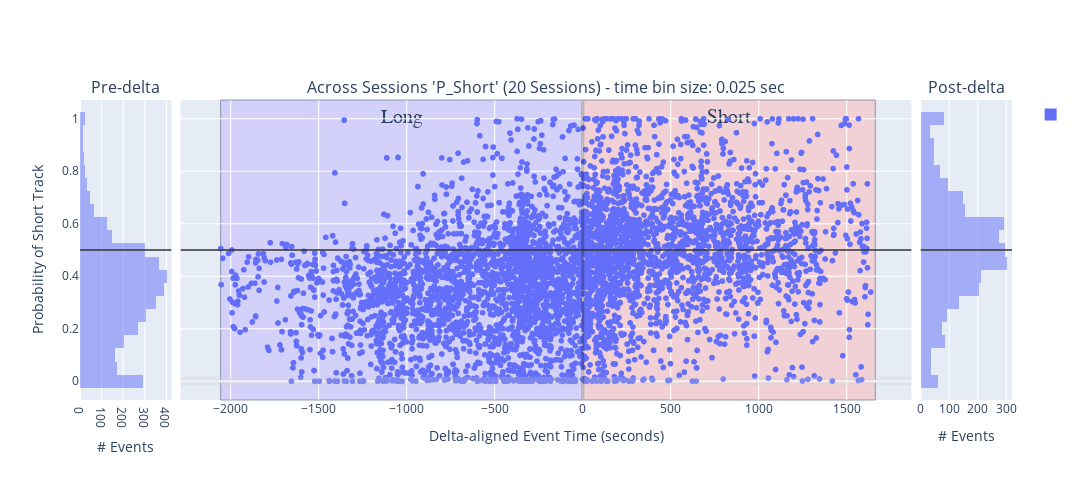

This figure's notebook cell:
### Code cell
histogram_bins = 25
num_sessions = 1

# concatenated_ripple_df = deepcopy(filtered_all_sessions_wcorr_ripple_df)
concatenated_ripple_df = deepcopy(filtered_all_sessions_simple_pearson_ripple_df) # ['P_LR', 'P_RL', 'P_Long', 'P_Short', 'ripple_idx', 'ripple_start_t', 'P_Long_LR', 'P_Long_RL', 'P_Short_LR', 'P_Short_RL', 'most_likely_decoder_index', 'start', 'stop', 'label', 'duration', 'long_LR_pf_peak_x_pearsonr', 'long_RL_pf_peak_x_pearsonr', 'short_LR_pf_peak_x_pearsonr', 'short_RL_pf_peak_x_pearsonr', 'best_decoder_index', 'session_name', 'time_bin_size', 'delta_aligned_start_t', 'is_user_annotated_epoch', 'is_valid_epoch', 'custom_replay_name', 'epoch_idx', 'long_best_pf_peak_x_pearsonr', 'short_best_pf_peak_x_pearsonr', 'wcorr_long_LR', 'wcorr_long_RL', 'wcorr_short_LR', 'wcorr_short_RL', 'long_best_wcorr', 'short_best_wcorr', 'wcorr_abs_diff', 'pearsonr_abs_diff']

print(f'concatenated_ripple_df.columns: {list(concatenated_ripple_df.columns)}')
# variable_name = 'P_Long'
variable_name = 'P_Short' # Shows expected effect - short-only replay prior to delta and then split replays post-delta
# variable_name = 'short_best_wcorr'
# variable_name = 'long_best_pf_peak_x_pearsonr'
# variable_name = 'long_best_jump'
# variable_name = 'wcorr_abs_diff'
# variable_name = 'short_best_wcorr'
# variable_name = 'wcorr_long_LR'
# variable_name = 'pearsonr_abs_diff'
# variable_name = 'direction_change_bin_ratio_diff'
# variable_name = 'longest_sequence_length_ratio_diff'
# variable_name = 'long_best_longest_sequence_length_ratio'
# variable_name = 'long_best_congruent_dir_bins_ratio'
# variable_name = 'congruent_dir_bins_ratio_diff'
# variable_name = 'total_congruent_direction_change_diff'
# variable_name = 'long_best_congruent_dir_bins_ratio'
# variable_name = 'long_best_direction_change_bin_ratio'
# variable_name = 'long_best_congruent_dir_bins_ratio'
# 'color':'is_user_annotated_epoch'
# 'color': 'is_user_annotated_epoch', 

y_baseline_level: float = 0.5 # for P(short), etc
# y_baseline_level: float = 0.0 # for wcorr, etc

# px_scatter_kwargs = {'x': 'delta_aligned_start_t', 'y': variable_name, 'color':"is_user_annotated_epoch", 'title': f"'{variable_name}'"} # , 'color': 'time_bin_size', 'range_y': [-1.0, 1.0], 'labels': {'session_name': 'Session', 'time_bin_size': 'tbin_size', 'is_user_annotated_epoch':'user_sel'}
px_scatter_kwargs = {'x': 'delta_aligned_start_t', 'y': variable_name, 'title': f"'{variable_name}'"} # , 'color': 'time_bin_size', 'range_y': [-1.0, 1.0], 'labels': {'session_name': 'Session', 'time_bin_size': 'tbin_size', 'is_user_annotated_epoch':'user_sel'}
# px_scatter_kwargs.pop('color')

# hist_kwargs = dict(color="time_bin_size")
hist_kwargs = dict(color="is_user_annotated_epoch") # , histnorm='probability density'
hist_kwargs.pop('color')
new_fig_ripples, new_fig_ripples_context = plotly_pre_post_delta_scatter(data_results_df=concatenated_ripple_df, out_scatter_fig=None, histogram_bins=histogram_bins,
                        px_scatter_kwargs=px_scatter_kwargs, histogram_variable_name=variable_name, hist_kwargs=hist_kwargs, forced_range_y=None,
                        time_delta_tuple=(earliest_delta_aligned_t_start, 0.0, latest_delta_aligned_t_end), legend_title_text=None, is_dark_mode=is_dark_mode)

new_fig_ripples = new_fig_ripples.update_layout(fig_size_kwargs)

_extras_output_dict = {}
if is_dark_mode:
    _extras_output_dict["y_mid_line"] = new_fig_ripples.add_hline(y=y_baseline_level, line=dict(color="rgba(0.8,0.8,0.8,.75)", width=2), row='all', col='all')
else:
    _extras_output_dict["y_mid_line"] = new_fig_ripples.add_hline(y=y_baseline_level, line=dict(color="rgba(0.2,0.2,0.2,.75)", width=2), row='all', col='all')


# fig_to_clipboard(new_fig_ripples, **fig_size_kwargs)
new_fig_ripples_context = new_fig_ripples_context.adding_context_if_missing(num_sessions=num_sessions, plot_type='scatter+hist', comparison='pre-post-delta', variable_name=variable_name)
# figure_out_paths = save_plotly(a_fig=new_fig_ripples, a_fig_context=new_fig_ripples_context)
new_fig_ripples

### Figure 1 — Plotly figure (JSON) as saved in the notebook; plotly's stock layout.template omitted (floating-point values rounded to 4 significant figures; data arrays with more than 128 entries replaced by an {"elided": "..."} marker saying what was removed)
{"data": [{"alignmentgroup": "True", "bingroup": "y", "hovertemplate": "count=%{x}<br>P_Short=%{y}<extra></extra>", "legendgroup": "", "marker": {"color": "#636efa", "opacity": 0.5, "pattern": {"shape": ""}}, "name": "", "nbinsy": 25, "offsetgroup": "", "orientation": "h", "showlegend": true, "type": "histogram", "xaxis": "x", "y": {"elided": "3730 float values"}, "yaxis": "y"}, {"hovertemplate": "delta_aligned_start_t=%{x}<br>P_Short=%{y}<extra></extra>", "legendgroup": "", "marker": {"color": "#636efa", "symbol": "circle"}, "mode": "markers", "name": "", "showlegend": false, "type": "scattergl", "x": {"elided": "6511 float values"}, "xaxis": "x2", "y": {"elided": "6511 float values"}, "yaxis": "y2"}, {"alignmentgroup": "True", "bingroup": "y", "hovertemplate": "count=%{x}<br>P_Short=%{y}<extra></extra>", "legendgroup": "", "marker": {"color": "#636efa", "opacity": 0.5, "pattern": {"shape": ""}}, "name": "", "nbinsy": 25, "offsetgroup": "", "orientation": "h", "showlegend": false, "type": "histogram", "xaxis": "x3", "y": {"elided": "2781 float values"}, "yaxis": "y3"}], "layout": {"annotations": [{"font": {"size": 16}, "showarrow": false, "text": "Pre-delta", "x": 0.049, "xanchor": "center", "xref": "paper", "y": 1, "yanchor": "bottom", "yref": "paper"}, {"font": {"size": 16}, "showarrow": false, "text": "Across Sessions 'P_Short' (20 Sessions) - time bin size: 0.025 sec", "x": 0.5, "xanchor": "center", "xref": "paper", "y": 1, "yanchor": "bottom", "yref": "paper"}, {"font": {"size": 16}, "showarrow": false, "text": "Post-delta", "x": 0.951, "xanchor": "center", "xref": "paper", "y": 1, "yanchor": "bottom", "yref": "paper"}], "barmode": "overlay", "height": 480, "shapes": [{"line": {"color": "rgba(0.8,0.8,0.8,.25)", "width": 9}, "type": "line", "x0": 0, "x1": 1, "xref": "x2 domain", "y0": 0, "y1": 0, "yref": "y2"}, {"line": {"color": "rgba(1,1,1,.25)", "width": 3}, "type": "line", "x0": 0, "x1": 0, "xref": "x2", "y0": 0, "y1": 1, "yref": "y2 domain"}, {"fillcolor": "#c2b8ff", "label": {"font": {"family": "Times New Roman", "size": 20}, "text": "Long", "textposition": "top center"}, "layer": "below", "line": {"width": 1}, "opacity": 0.5, "type": "rect", "x0": -2057.0, "x1": 0, "xref": "x2", "y0": 0, "y1": 1, "yref": "y2 domain"}, {"fillcolor": "#ffb8b8", "label": {"font": {"family": "Times New Roman", "size": 20}, "text": "Short", "textposition": "top center"}, "layer": "below", "line": {"width": 1}, "opacity": 0.5, "type": "rect", "x0": 0, "x1": 1662.0, "xref": "x2", "y0": 0, "y1": 1, "yref": "y2 domain"}, {"line": {"color": "rgba(0.2,0.2,0.2,.75)", "width": 2}, "type": "line", "x0": 0, "x1": 1, "xref": "x domain", "y0": 0.5, "y1": 0.5, "yref": "y"}, {"line": {"color": "rgba(0.2,0.2,0.2,.75)", "width": 2}, "type": "line", "x0": 0, "x1": 1, "xref": "x2 domain", "y0": 0.5, "y1": 0.5, "yref": "y2"}, {"line": {"color": "rgba(0.2,0.2,0.2,.75)", "width": 2}, "type": "line", "x0": 0, "x1": 1, "xref": "x3 domain", "y0": 0.5, "y1": 0.5, "yref": "y3"}], "width": 1920, "xaxis": {"anchor": "y", "domain": [0, 0.098], "title": {"text": "# Events"}}, "xaxis2": {"anchor": "y2", "domain": [0.108, 0.892], "title": {"text": "Delta-aligned Event Time (seconds)"}}, "xaxis3": {"anchor": "y3", "domain": [0.902, 1], "title": {"text": "# Events"}}, "yaxis": {"anchor": "x", "domain": [0, 1], "title": {"text": "Probability of Short Track"}}, "yaxis2": {"anchor": "x2", "domain": [0, 1], "matches": "y", "showticklabels": false}, "yaxis3": {"anchor": "x3", "domain": [0, 1], "matches": "y", "showticklabels": false}}}
